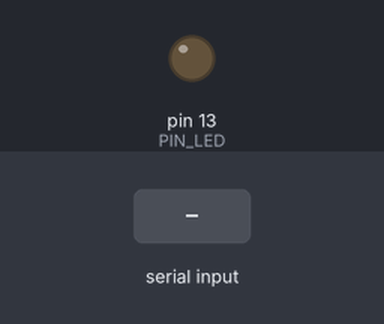
A sketch run on a simulated Arduino Uno, built with avr-gcc and run on an emulated ATmega328P. On the bench: output pins drawn as LEDs (lit = HIGH). The inputs (shaded band) are chosen by the test bench. What the sketch prints to the serial monitor is not drawn.

Above: at 1.2 s.
1.3 s: byte 30 received over Serial
Timing chart, 0 to 4.3 s (numbered marks = the images above; inputs shaded):
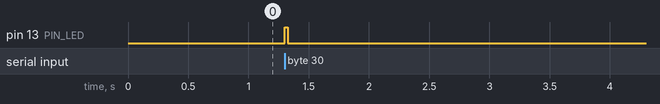

Measured:
- after the input at 1.3 s, pin 13 (PIN_LED): LOW → HIGH at once, → LOW 0.03 s later

The sketch:

ECHO_FLASH.ino
```cpp
int message;
int PIN_LED = 13;

void setup() {
  Serial.begin(9600);
  pinMode(PIN_LED, OUTPUT);
}

void loop() {
  message = Serial.read();
  if(message > 0){
    digitalWrite(PIN_LED, HIGH);
    delay(25);
    digitalWrite(PIN_LED, LOW);
    delay(25);
    Serial.println(message);
  }
}
```
